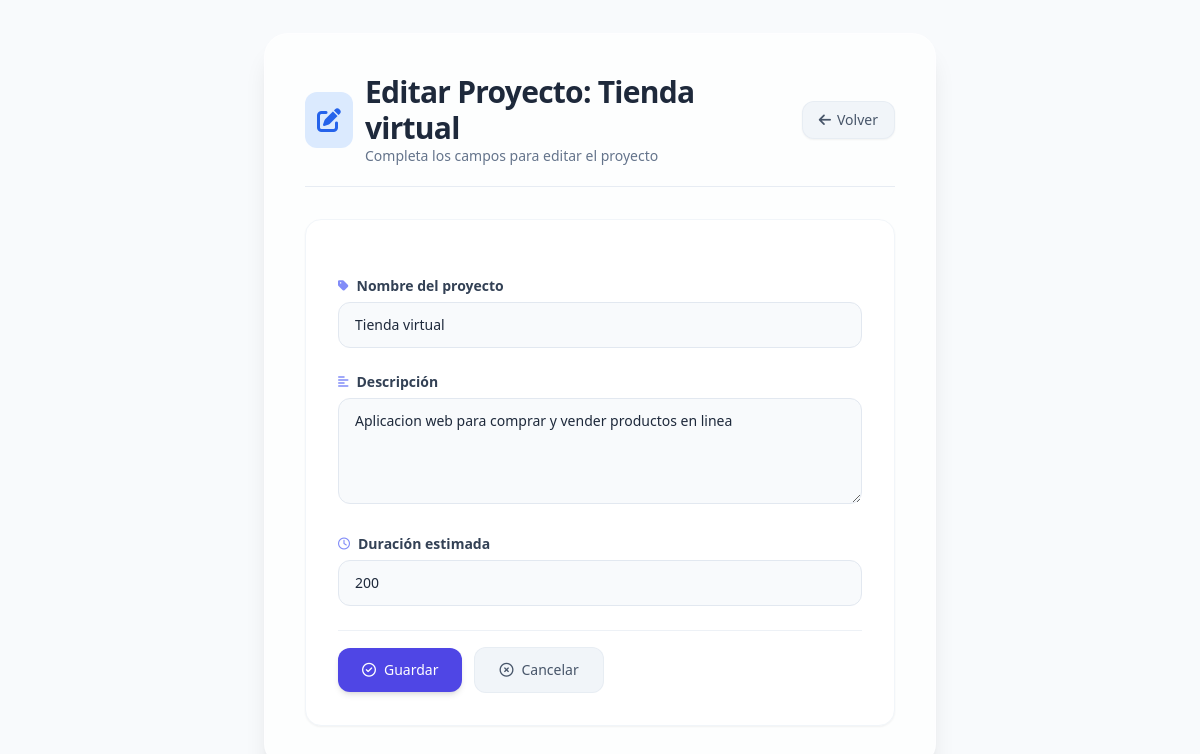
The app's page /proyectos/6/editar/ with its own data.
### gestor_proyectos/models.py (models this page shows)
class Proyecto(models.Model):
  nombre = models.CharField(max_length=100) # Campo de texto (varchar)
  descripcion = models.TextField() # Campo de texto largo
  duracion = models.IntegerField() # Campo numérico entero

### gestor_proyectos/views.py (the view, shortened to what this page needs)
# urls.py: path('proyectos/<int:id>/editar/', views.editar_proyecto, name="editar_proyecto"),
def editar_proyecto(request, id):
  proyecto = Proyecto.objects.get(id=id)
  return render(request, 'editar-proyecto.html', {'proyecto': proyecto})

### gestor_proyectos/templates/editar-proyecto.html (shortened to what this page needs)
<!DOCTYPE html>
<html lang="es">
<head>
    <script src="https://cdn.tailwindcss.com"></script>
    <link rel="stylesheet" href="https://cdnjs.cloudflare.com/ajax/libs/font-awesome/6.5.2/css/all.min.css" />
</head>
<body class="min-h-screen flex items-center justify-center p-4 md:p-8 font-sans antialiased">
    <div class="w-full max-w-2xl bg-white/70 backdrop-blur-sm rounded-3xl shadow-xl p-6 md:p-10 border border-white/40">
        <div class="flex items-center gap-3 mb-8 border-b border-slate-200/80 pb-5">
            <div class="bg-blue-100 p-3 rounded-xl text-blue-600">
                <i class="fa-solid fa-pen-to-square text-2xl"></i>
            </div>
            <div class="flex-1">
                <h1 class="text-2xl md:text-3xl font-bold text-slate-800 tracking-tight">
                    Editar Proyecto: {{ proyecto.nombre }}
                </h1>
                <p class="text-sm text-slate-500 font-light">
                    Completa los campos para editar el proyecto
                </p>
            </div>
            <a href="{% url 'proyectos' %}"
               class="inline-flex items-center gap-1.5 px-4 py-2 bg-slate-100 text-slate-600 text-sm font-medium rounded-xl border border-slate-200/60 hover:bg-slate-200 hover:border-slate-300 transition-all duration-150 shadow-sm hover:shadow">
                <i class="fa-solid fa-arrow-left"></i>
                <span class="hidden sm:inline">Volver</span>
            </a>
        </div>
        <div class="form-card bg-white rounded-2xl p-6 md:p-8 border border-slate-100 shadow-sm">
            <form method="post" class="space-y-6">
                <div class="space-y-1.5">
                    <label for="id_nombre" class="flex items-center gap-2 text-sm font-semibold text-slate-700">
                        <i class="fa-solid fa-tag text-indigo-400 text-xs"></i>
                        Nombre del proyecto
                    </label>
                    <input type="text"
                           name="nombre"
                           id="id_nombre"
                           value="{{ proyecto.nombre }}"
                           required
                           placeholder="Ej: Desarrollo E-commerce"
                           class="w-full px-4 py-3 bg-slate-50 border border-slate-200 rounded-xl text-slate-800 placeholder:text-slate-400 text-sm focus:border-indigo-400 focus:ring-2 focus:ring-indigo-100 transition-all duration-150" />
                </div>
                <div class="space-y-1.5">
                    <label for="id_descripcion" class="flex items-center gap-2 text-sm font-semibold text-slate-700">
                        <i class="fa-solid fa-align-left text-indigo-400 text-xs"></i>
                        Descripción
                    </label>
                    <textarea name="descripcion"
                              id="id_descripcion"
                              rows="4"
                              required
                              placeholder="Describe el objetivo y alcance del proyecto..."
                              class="w-full px-4 py-3 bg-slate-50 border border-slate-200 rounded-xl text-slate-800 placeholder:text-slate-400 text-sm focus:border-indigo-400 focus:ring-2 focus:ring-indigo-100 transition-all duration-150 resize-y"
                              >{{ proyecto.descripcion }}</textarea>
                </div>
                <div class="space-y-1.5">
                    <label for="id_duracion" class="flex items-center gap-2 text-sm font-semibold text-slate-700">
                        <i class="fa-regular fa-clock text-indigo-400 text-xs"></i>
                        Duración estimada
                    </label>
                    <input type="number"
                           name="duracion"
                           id="id_duracion"
                           value="{{ proyecto.duracion }}"
                           required
                           placeholder="Duración en días: 30, 60, 180"
                           class="w-full px-4 py-3 bg-slate-50 border border-slate-200 rounded-xl text-slate-800 placeholder:text-slate-400 text-sm focus:border-indigo-400 focus:ring-2 focus:ring-indigo-100 transition-all duration-150" />
                </div>
                <div class="pt-4 flex flex-col sm:flex-row items-center gap-3 border-t border-slate-200/60">
                    <button type="submit"
                            class="w-full sm:w-auto inline-flex items-center justify-center gap-2 px-6 py-3 bg-indigo-600 text-white text-sm font-medium rounded-xl hover:bg-indigo-700 transition-all duration-150 shadow-md hover:shadow-lg focus:ring-2 focus:ring-indigo-300 focus:ring-offset-2">
                        <i class="fa-regular fa-circle-check"></i>
                        Guardar
                    </button>
                    <a href="{% url 'proyectos' %}"
                       class="w-full sm:w-auto inline-flex items-center justify-center gap-2 px-6 py-3 bg-slate-100 text-slate-600 text-sm font-medium rounded-xl hover:bg-slate-200 transition-all duration-150 border border-slate-200/60">
                        <i class="fa-regular fa-circle-xmark"></i>
                        Cancelar
                    </a>
                </div>
            </form>
        </div>
    </div>
</body>
</html>

### gestor_proyectos/templates/editar-proyecto.html (style rules this page uses)
body { background: #f8fafc; }
.form-card { transition: transform 0.15s ease, box-shadow 0.15s ease; }
input, textarea { transition: border-color 0.15s ease, box-shadow 0.15s ease; }

### records on screen
Proyecto: nombre "Tienda virtual", descripcion "Aplicacion web para comprar y vender productos en linea", duracion "200"
